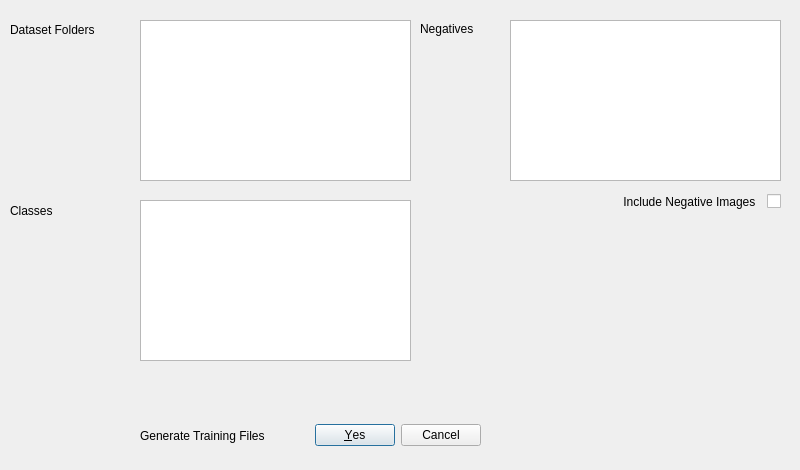
<?xml version="1.0" encoding="UTF-8"?>
<!--Author: Chris Lawson-->
<!--Contact: clawso21@une.edu.au-->
<!--Source: U-Infuse-->
<!--Purpose: Training Configuration Dialogue 1 UI-->
<ui version="4.0">
 <class>ModTrain</class>
 <widget class="QDialog" name="ModTrain">
  <property name="geometry">
   <rect>
    <x>0</x>
    <y>0</y>
    <width>800</width>
    <height>470</height>
   </rect>
  </property>
  <property name="sizePolicy">
   <sizepolicy hsizetype="Maximum" vsizetype="Preferred">
    <horstretch>0</horstretch>
    <verstretch>0</verstretch>
   </sizepolicy>
  </property>
  <property name="minimumSize">
   <size>
    <width>800</width>
    <height>470</height>
   </size>
  </property>
  <property name="maximumSize">
   <size>
    <width>800</width>
    <height>470</height>
   </size>
  </property>
  <property name="windowTitle">
   <string>Model Datasets and Classes</string>
  </property>
  <widget class="QLabel" name="classesLabel">
   <property name="geometry">
    <rect>
     <x>10</x>
     <y>200</y>
     <width>51</width>
     <height>21</height>
    </rect>
   </property>
   <property name="text">
    <string>Classes</string>
   </property>
  </widget>
  <widget class="QLabel" name="datasetsLabel">
   <property name="geometry">
    <rect>
     <x>10</x>
     <y>20</y>
     <width>131</width>
     <height>20</height>
    </rect>
   </property>
   <property name="text">
    <string>Dataset Folders</string>
   </property>
  </widget>
  <widget class="QListWidget" name="foldersList">
   <property name="geometry">
    <rect>
     <x>140</x>
     <y>20</y>
     <width>271</width>
     <height>161</height>
    </rect>
   </property>
   <property name="editTriggers">
    <set>QAbstractItemView::DoubleClicked|QAbstractItemView::EditKeyPressed</set>
   </property>
   <property name="selectionMode">
    <enum>QAbstractItemView::MultiSelection</enum>
   </property>
  </widget>
  <widget class="QListWidget" name="classesList">
   <property name="geometry">
    <rect>
     <x>140</x>
     <y>200</y>
     <width>271</width>
     <height>161</height>
    </rect>
   </property>
   <property name="selectionMode">
    <enum>QAbstractItemView::MultiSelection</enum>
   </property>
  </widget>
  <widget class="QDialogButtonBox" name="yesButton">
   <property name="geometry">
    <rect>
     <x>310</x>
     <y>410</y>
     <width>171</width>
     <height>51</height>
    </rect>
   </property>
   <property name="orientation">
    <enum>Qt::Horizontal</enum>
   </property>
   <property name="standardButtons">
    <set>QDialogButtonBox::Cancel|QDialogButtonBox::Yes</set>
   </property>
  </widget>
  <widget class="QCheckBox" name="negativeCheckBox">
   <property name="geometry">
    <rect>
     <x>580</x>
     <y>190</y>
     <width>201</width>
     <height>23</height>
    </rect>
   </property>
   <property name="sizePolicy">
    <sizepolicy hsizetype="Fixed" vsizetype="Fixed">
     <horstretch>0</horstretch>
     <verstretch>0</verstretch>
    </sizepolicy>
   </property>
   <property name="layoutDirection">
    <enum>Qt::RightToLeft</enum>
   </property>
   <property name="text">
    <string>Include Negative Images  </string>
   </property>
   <property name="checkable">
    <bool>true</bool>
   </property>
   <property name="tristate">
    <bool>false</bool>
   </property>
  </widget>
  <widget class="QListWidget" name="negativeFoldersList">
   <property name="geometry">
    <rect>
     <x>510</x>
     <y>20</y>
     <width>271</width>
     <height>161</height>
    </rect>
   </property>
   <property name="editTriggers">
    <set>QAbstractItemView::DoubleClicked|QAbstractItemView::EditKeyPressed</set>
   </property>
   <property name="selectionMode">
    <enum>QAbstractItemView::MultiSelection</enum>
   </property>
  </widget>
  <widget class="QLabel" name="negativesLabel">
   <property name="geometry">
    <rect>
     <x>420</x>
     <y>20</y>
     <width>71</width>
     <height>17</height>
    </rect>
   </property>
   <property name="text">
    <string>Negatives</string>
   </property>
  </widget>
  <widget class="QLabel" name="generateLabel">
   <property name="geometry">
    <rect>
     <x>140</x>
     <y>420</y>
     <width>161</width>
     <height>31</height>
    </rect>
   </property>
   <property name="text">
    <string>Generate Training Files</string>
   </property>
  </widget>
 </widget>
 <resources/>
 <connections/>
</ui>
